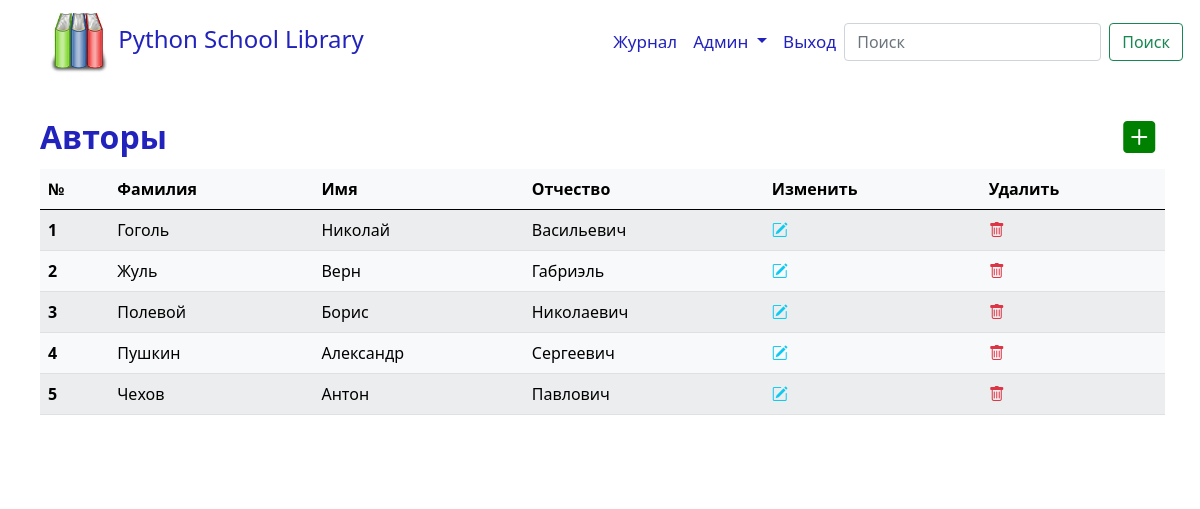
The app's page /authors (signed in) with its own data.
### library/models/author.py (models this page shows, shortened)
class Author(db.Model):
    __tablename__ = 'authors'
    id = db.Column(db.Integer, primary_key=True, autoincrement=True)
    first_name = db.Column(db.String(64), nullable=False)
    middle_name = db.Column(db.String(64))
    last_name = db.Column(db.String(64), nullable=False)
    books = db.relationship('Book', backref='author', cascade='all, delete-orphan', lazy='select')

### library/views/authors_view.py (the view)
@blueprint.route('/authors')
@login_required
def get_authors():
    if not current_user.is_admin:
        return render_template('forbidden.html'), 403
    headers = (
        '№',
        'Фамилия',
        'Имя',
        'Отчество',
        'Изменить',
        'Удалить',
    )
    authors = Author.query.order_by(Author.last_name, Author.first_name, Author.middle_name).all()
    if authors:
        return render_template(
            'authors.html',
            headers=headers,
            authors=authors,
            caption_table='Авторы'
        )
    return redirect(url_for('authors.add_author'))

### library/models/user.py (called while the page is built)
@login_manager.user_loader
def load_user(user_id):
    return User.query.get(int(user_id))

### library/templates/authors.html (shortened to what this page needs)
{% extends "base.html" %}
{% block main_content %}
    <div>
        <table class="table table-light table-hover table-striped table-responsive w-auto mw-100">
            <caption>{{ caption_table }}
                <div style="position:relative;float:right;">
                    <a class="plus-btn" href="{{ url_for('authors.add_author') }}" role="button">
                        <i class="bi bi-plus-square-fill"></i></a>
                </div>
            </caption>
            <thead>
            <tr>
                {% for field in headers %}
                    <th scope="col">{{ field }}</th>
                {% endfor %}
            </tr>
            </thead>
            <tbody>
            {% for author in authors %}
                <tr>
                    <th scope="row">{{ loop.index }}</th>
                    <td>{{ author.last_name }}</td>
                    <td>{{ author.first_name }}</td>
                    <td>{{ author.middle_name }}</td>
                    <td><a class="text-decoration-none text-info"
                           href="{{ url_for('authors.edit_author', author_id=author.id) }}">
                        <i class="bi bi-pencil-square"></i></a>
                    </td>
                    <td><a class="text-decoration-none text-danger"
                           href="{{ url_for('authors.delete_author', author_id=author.id) }}">
                        <i class="bi bi-trash"></i></a>
                    </td>
                </tr>
            {% endfor %}
            </tbody>
        </table>
    </div>
{% endblock %}
{% block additional_css %}
    <link rel="stylesheet" href="{{ url_for('static', filename='css/table.css') }}"/>
{% endblock %}

### library/static/css/table.css (style rules this page uses)
.table { margin-left: 20px; }
caption { caption-side: top; font-size: 32px; font-weight: bold; color: #2222bc; }
.plus-btn { color: green; margin-right: 10px; }
.mw-100 { min-width: 97%; }

### records on screen
Author: last_name "Гоголь", first_name "Николай", middle_name "Васильевич"
Author: last_name "Жуль", first_name "Верн", middle_name "Габриэль"
Author: last_name "Полевой", first_name "Борис", middle_name "Николаевич"
Author: last_name "Пушкин", first_name "Александр", middle_name "Сергеевич"
Author: last_name "Чехов", first_name "Антон", middle_name "Павлович"

### other values on screen
{{ caption_table }} "Авторы"
{{ field }} "№" "Фамилия" "Имя" "Отчество" "Изменить" "Удалить"
